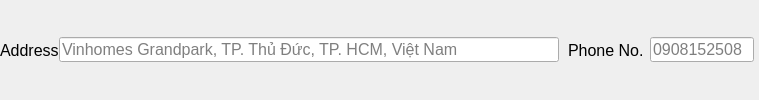
                     <widget class="QWidget" name="widget_49" native="true">
                      <layout class="QHBoxLayout" name="horizontalLayout_34">
                       <property name="spacing">
                        <number>0</number>
                       </property>
                       <property name="leftMargin">
                        <number>0</number>
                       </property>
                       <property name="topMargin">
                        <number>0</number>
                       </property>
                       <property name="rightMargin">
                        <number>0</number>
                       </property>
                       <property name="bottomMargin">
                        <number>0</number>
                       </property>
                       <item alignment="Qt::AlignmentFlag::AlignLeft">
                        <widget class="QWidget" name="widget_50" native="true">
                         <layout class="QHBoxLayout" name="horizontalLayout_35">
                          <property name="spacing">
                           <number>0</number>
                          </property>
                          <property name="leftMargin">
                           <number>0</number>
                          </property>
                          <property name="topMargin">
                           <number>0</number>
                          </property>
                          <property name="rightMargin">
                           <number>0</number>
                          </property>
                          <property name="bottomMargin">
                           <number>0</number>
                          </property>
                          <item>
                           <widget class="QLabel" name="label_40">
                            <property name="font">
                             <font>
                              <pointsize>12</pointsize>
                             </font>
                            </property>
                            <property name="text">
                             <string>Address</string>
                            </property>
                           </widget>
                          </item>
                          <item>
                           <widget class="QLineEdit" name="address">
                            <property name="minimumSize">
                             <size>
                              <width>500</width>
                              <height>25</height>
                             </size>
                            </property>
                            <property name="maximumSize">
                             <size>
                              <width>500</width>
                              <height>25</height>
                             </size>
                            </property>
                            <property name="font">
                             <font>
                              <pointsize>12</pointsize>
                             </font>
                            </property>
                            <property name="cursor">
                             <cursorShape>IBeamCursor</cursorShape>
                            </property>
                            <property name="mouseTracking">
                             <bool>true</bool>
                            </property>
                            <property name="focusPolicy">
                             <enum>Qt::FocusPolicy::StrongFocus</enum>
                            </property>
                            <property name="text">
                             <string />
                            </property>
                            <property name="maxLength">
                             <number>500</number>
                            </property>
                            <property name="echoMode">
                             <enum>QLineEdit::EchoMode::Normal</enum>
                            </property>
                            <property name="readOnly">
                             <bool>false</bool>
                            </property>
                            <property name="placeholderText">
                             <string>Vinhomes Grandpark, TP. Thủ Đức, TP. HCM, Việt Nam</string>
                            </property>
                           </widget>
                          </item>
                         </layout>
                        </widget>
                       </item>
                       <item alignment="Qt::AlignmentFlag::AlignRight">
                        <widget class="QWidget" name="widget_51" native="true">
                         <property name="maximumSize">
                          <size>
                           <width>200</width>
                           <height>16777215</height>
                          </size>
                         </property>
                         <layout class="QHBoxLayout" name="horizontalLayout_36">
                          <item>
                           <widget class="QLabel" name="label_41">
                            <property name="font">
                             <font>
                              <pointsize>12</pointsize>
                             </font>
                            </property>
                            <property name="text">
                             <string>Phone No.</string>
                            </property>
                           </widget>
                          </item>
                          <item>
                           <widget class="QLineEdit" name="phoneNumber">
                            <property name="minimumSize">
                             <size>
                              <width>104</width>
                              <height>25</height>
                             </size>
                            </property>
                            <property name="maximumSize">
                             <size>
                              <width>104</width>
                              <height>25</height>
                             </size>
                            </property>
                            <property name="font">
                             <font>
                              <pointsize>12</pointsize>
                             </font>
                            </property>
                            <property name="cursor">
                             <cursorShape>IBeamCursor</cursorShape>
                            </property>
                            <property name="mouseTracking">
                             <bool>true</bool>
                            </property>
                            <property name="focusPolicy">
                             <enum>Qt::FocusPolicy::StrongFocus</enum>
                            </property>
                            <property name="inputMask">
                             <string />
                            </property>
                            <property name="maxLength">
                             <number>10</number>
                            </property>
                            <property name="echoMode">
                             <enum>QLineEdit::EchoMode::Normal</enum>
                            </property>
                            <property name="readOnly">
                             <bool>false</bool>
                            </property>
                            <property name="placeholderText">
                             <string>0908152508</string>
                            </property>
                           </widget>
                          </item>
                         </layout>
                        </widget>
                       </item>
                      </layout>
                     </widget>
